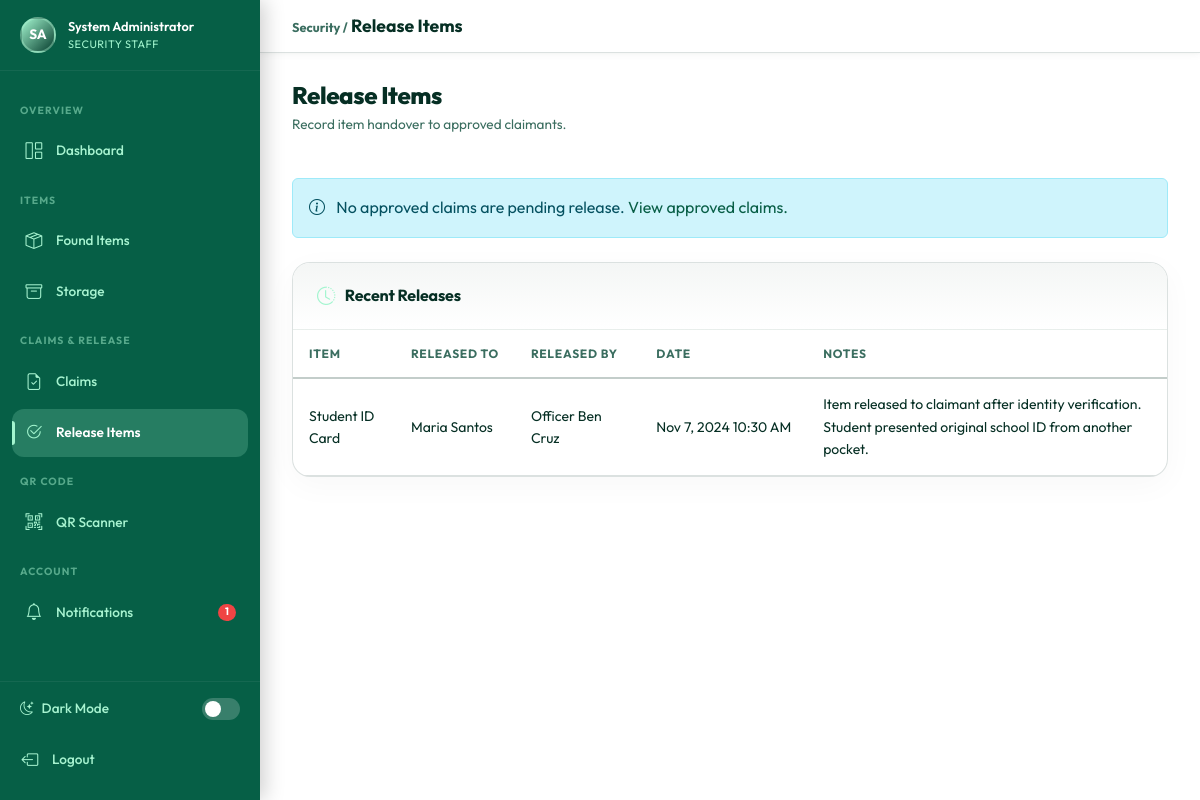
Page /security/release.php (signed in) on the committed database.
### tables this page shows
CREATE TABLE IF NOT EXISTS `users` (
    `id`              INT UNSIGNED    NOT NULL AUTO_INCREMENT,
    `name`            VARCHAR(100)    NOT NULL,
    `email`           VARCHAR(150)    NOT NULL,
    `password`        VARCHAR(255)    NOT NULL,
    `role`            ENUM('admin','student','security') NOT NULL DEFAULT 'student',
    `student_id`      VARCHAR(50)     NULL DEFAULT NULL,
    `phone`           VARCHAR(20)     NULL DEFAULT NULL,
    `profile_photo`   VARCHAR(255)    NULL DEFAULT NULL,
    `status`          ENUM('active','inactive','suspended') NOT NULL DEFAULT 'active',
    `remember_token`  VARCHAR(100)    NULL DEFAULT NULL,
    `last_login`      DATETIME        NULL DEFAULT NULL,
    `created_at`      DATETIME        NOT NULL DEFAULT CURRENT_TIMESTAMP,
    `updated_at`      DATETIME        NOT NULL DEFAULT CURRENT_TIMESTAMP ON UPDATE CURRENT_TIMESTAMP,
    PRIMARY KEY (`id`),
    UNIQUE KEY `uq_email` (`email`),
    KEY `idx_role`   (`role`),
    KEY `idx_status` (`status`)
);

CREATE TABLE IF NOT EXISTS `releases` (
    `id`            INT UNSIGNED NOT NULL AUTO_INCREMENT,
    `claim_id`      INT UNSIGNED NOT NULL,
    `found_item_id` INT UNSIGNED NOT NULL,
    `released_by`   INT UNSIGNED NOT NULL,
    `released_to`   INT UNSIGNED NOT NULL,
    `release_date`  DATETIME     NOT NULL DEFAULT CURRENT_TIMESTAMP,
    `notes`         TEXT         NULL DEFAULT NULL,
    `created_at`    DATETIME     NOT NULL DEFAULT CURRENT_TIMESTAMP,
    PRIMARY KEY (`id`),
    KEY `idx_release_date` (`release_date`),
    KEY `idx_found_item`   (`found_item_id`),
    CONSTRAINT `fk_release_claim`       FOREIGN KEY (`claim_id`)      REFERENCES `claims`(`id`)      ON DELETE RESTRICT,
    CONSTRAINT `fk_release_found`       FOREIGN KEY (`found_item_id`) REFERENCES `found_items`(`id`) ON DELETE RESTRICT,
    CONSTRAINT `fk_release_released_by` FOREIGN KEY (`released_by`)   REFERENCES `users`(`id`)       ON DELETE RESTRICT,
    CONSTRAINT `fk_release_released_to` FOREIGN KEY (`released_to`)   REFERENCES `users`(`id`)       ON DELETE RESTRICT
);

CREATE TABLE IF NOT EXISTS `found_items` (
    `id`               INT UNSIGNED NOT NULL AUTO_INCREMENT,
    `report_number`    VARCHAR(20)  NOT NULL,
    `user_id`          INT UNSIGNED NOT NULL,
    `category_id`      INT UNSIGNED NOT NULL,
    `location_id`      INT UNSIGNED NOT NULL,
    `item_name`        VARCHAR(150) NOT NULL,
    `brand`            VARCHAR(100) NULL DEFAULT NULL,
    `color`            VARCHAR(50)  NULL DEFAULT NULL,
    `description`      TEXT         NULL DEFAULT NULL,
    `date_found`       DATE         NOT NULL,
    `time_found`       TIME         NULL DEFAULT NULL,
    `storage_location` VARCHAR(200) NULL DEFAULT NULL,
    `qr_code_path`     VARCHAR(255) NULL DEFAULT NULL,
    `status`           ENUM('pending','active','matched','claimed','released') NOT NULL DEFAULT 'pending',
    `security_notes`   TEXT         NULL DEFAULT NULL,
    `created_at`       DATETIME     NOT NULL DEFAULT CURRENT_TIMESTAMP,
    `updated_at`       DATETIME     NOT NULL DEFAULT CURRENT_TIMESTAMP ON UPDATE CURRENT_TIMESTAMP,
    PRIMARY KEY (`id`),
    UNIQUE KEY `uq_report_number` (`report_number`),
    KEY `idx_user_id`    (`user_id`),
    KEY `idx_status`     (`status`),
    KEY `idx_date_found` (`date_found`),
    FULLTEXT KEY `ft_found_search` (`item_name`,`brand`,`color`,`description`),
    CONSTRAINT `fk_found_user`     FOREIGN KEY (`user_id`)     REFERENCES `users`(`id`)      ON DELETE CASCADE,
    CONSTRAINT `fk_found_category` FOREIGN KEY (`category_id`) REFERENCES `categories`(`id`) ON DELETE RESTRICT,
    CONSTRAINT `fk_found_location` FOREIGN KEY (`location_id`) REFERENCES `locations`(`id`)  ON DELETE RESTRICT
);

### includes/auth.php (called while the page is built, shortened)
<?php
require_once __DIR__ . '/../config/database.php';
function isLoggedIn(): bool
{
    return isset($_SESSION['user_id']) && isset($_SESSION['role']);
}
function currentUser(): array
{
    static $user = null;
    if ($user === null) {
        $user = db()->fetchOne(
            'SELECT id, name, email, role, student_id, phone, profile_photo, status FROM users WHERE id = ? AND status = "active"',
            [$_SESSION['user_id']]
        );
    }
    return $user;
}
if (!function_exists('userInitials')) {
    function userInitials(string $name): string
    {
        $parts = explode(' ', trim($name));
        $initials = '';
        foreach (array_slice($parts, 0, 2) as $part) {
            $initials .= strtoupper($part[0] ?? '');
        }
        return $initials ?: '?';
    }
}
$user = isLoggedIn() ? currentUser() : [];

### config/database.php (called while the page is built, shortened)
<?php
class Database
{
    private static ?Database $instance = null;
    private PDO $connection;
    private function __construct()
    {
        $dsn = sprintf(
            'mysql:host=%s;port=%s;dbname=%s;charset=%s',
            DB_HOST, DB_PORT, DB_NAME, DB_CHARSET
        );
        $options = [
            PDO::ATTR_ERRMODE            => PDO::ERRMODE_EXCEPTION,
            PDO::ATTR_DEFAULT_FETCH_MODE => PDO::FETCH_ASSOC,
            PDO::ATTR_EMULATE_PREPARES   => false,
            PDO::MYSQL_ATTR_INIT_COMMAND => "SET NAMES utf8mb4 COLLATE utf8mb4_unicode_ci",
        ];
        try {
            $this->connection = new PDO($dsn, DB_USER, DB_PASS, $options);
        } catch (PDOException $e) {
            if (APP_DEBUG) {
                die('<div style="background:#f8d7da;color:#721c24;padding:1rem;font-family:monospace;border-radius:4px;">
                    <strong>Database Connection Failed:</strong><br>' . htmlspecialchars($e->getMessage()) . '
                </div>');
            }
            die('A database error occurred. Please try again later.');
        }
    }
    public static function getInstance(): Database
    {
        if (self::$instance === null) {
            self::$instance = new self();
        }
        return self::$instance;
    }
    public function query(string $sql, array $params = []): PDOStatement
    {
        $stmt = $this->connection->prepare($sql);
        $stmt->execute($params);
        return $stmt;
    }
    public function fetchOne(string $sql, array $params = []): array|false
    {
        return $this->query($sql, $params)->fetch();
    }
    public function fetchAll(string $sql, array $params = []): array
    {
        return $this->query($sql, $params)->fetchAll();
    }
}
function db(): Database
{
    return Database::getInstance();
}

### includes/functions.php (called while the page is built, shortened)
<?php
require_once __DIR__ . '/../config/database.php';
function e(mixed $val): string
{
    return htmlspecialchars((string)($val ?? ''), ENT_QUOTES | ENT_HTML5, 'UTF-8');
}
function formatDate(string $date, string $format = 'M j, Y'): string
{
    return date($format, strtotime($date));
}

### includes/notifications.php (called while the page is built, shortened)
<?php
require_once __DIR__ . '/../config/database.php';
function unreadCount(int $userId): int
{
    $row = db()->fetchOne(
        'SELECT COUNT(*) AS cnt FROM notifications WHERE user_id = ? AND is_read = 0',
        [$userId]
    );
    return (int)($row['cnt'] ?? 0);
}

### security/release.php (the view, shortened to what this page needs)
<?php
$activePage = 'release';
require_once __DIR__ . '/../config/database.php';
require_once __DIR__ . '/../includes/auth.php';
require_once __DIR__ . '/../includes/functions.php';
require_once __DIR__ . '/../includes/notifications.php';
$approved = claimMl()->schemaReady() ? db()->fetchAll(
    'SELECT c.*, fi.item_name, fi.report_number AS found_rn, fi.storage_location, u.name AS claimant_name, u.student_id
     FROM claims c LEFT JOIN found_items fi ON c.found_item_id=fi.id LEFT JOIN users u ON c.claimant_id=u.id
     JOIN claim_verifications v ON v.claim_id=c.id
     WHERE c.status="approved" AND v.final_decision="approved" AND v.decided_by IS NOT NULL AND v.decided_at IS NOT NULL
     AND fi.status IN ("active","matched","claimed")
     AND NOT EXISTS (SELECT 1 FROM releases r WHERE r.found_item_id=c.found_item_id)
     ORDER BY c.updated_at ASC'
) : [];
$history = db()->fetchAll(
    'SELECT r.*, fi.item_name, u.name AS released_to_name, rb.name AS released_by_name
     FROM releases r LEFT JOIN found_items fi ON r.found_item_id=fi.id
     LEFT JOIN users u ON r.released_to=u.id LEFT JOIN users rb ON r.released_by=rb.id
     ORDER BY r.release_date DESC LIMIT 10'
);
include __DIR__ . '/../includes/header.php';
include __DIR__ . '/../includes/sidebar_security.php';
?>
<div class="main-content">
  <div class="topbar">
    <div class="topbar-title"><span class="text-muted-sm">Security /</span> Release Items</div>
  </div>
  <div class="content-area">
    <div class="page-header">
      <div><h1 class="page-title">Release Items</h1><p class="page-subtitle">Record item handover to approved claimants.</p></div>
    </div>
    <?php if (empty($approved)): ?>
    <div class="alert alert-info">
      <i class="bi bi-info-circle me-2"></i> No approved claims are pending release. <a href="<?= BASE_URL ?>/security/claims.php?status=approved">View approved claims.</a>
    </div>
    <?php endif; ?>
    <?php if (!empty($history)): ?>
    <div class="card mt-4">
      <div class="card-header"><span class="card-title"><i class="bi bi-clock-history"></i> Recent Releases</span></div>
      <div class="card-body p-0">
        <div class="table-responsive">
          <table class="table table-hover mb-0" style="font-size:.83rem;">
            <thead><tr><th>Item</th><th>Released To</th><th>Released By</th><th>Date</th><th>Notes</th></tr></thead>
            <tbody>
              <?php foreach ($history as $r): ?>
              <tr>
                <td class="fw-600"><?= e($r['item_name']) ?></td>
                <td><?= e($r['released_to_name']) ?></td>
                <td><?= e($r['released_by_name']) ?></td>
                <td style="white-space:nowrap;"><?= formatDate($r['release_date'],'M j, Y h:i A') ?></td>
                <td style="color:var(--text-muted);"><?= e($r['notes'] ?? '—') ?></td>
              </tr>
              <?php endforeach; ?>
            </tbody>
          </table>
        </div>
      </div>
    </div>
    <?php endif; ?>
  </div>
</div>
<?php include __DIR__ . '/../includes/footer.php'; ?>

### includes/sidebar_security.php (shortened to what this page needs)
<?php
require_once __DIR__ . '/../includes/auth.php';
require_once __DIR__ . '/../includes/functions.php';
require_once __DIR__ . '/../includes/notifications.php';
$u = currentUser();
$nc = unreadCount($u['id']);
$activePage = $activePage ?? '';
function secNavLink(string $href, string $icon, string $label, string $page, string $active, int $badge = 0): string {
    $cls = $page === $active ? ' active' : '';
    $b   = $badge > 0 ? "<span class='nav-badge'>{$badge}</span>" : '';
    return "<li class='nav-item'>
              <a href='{$href}' class='nav-link-sidebar{$cls}'>
                <i class='bi {$icon}'></i> {$label} {$b}
              </a>
            </li>";
}
$pendingClaims = db()->fetchOne('SELECT COUNT(*) AS c FROM claims WHERE status="pending"')['c'] ?? 0;
?>
<nav class="sidebar" id="sidebar">
  <div class="sidebar-user">
    <div class="sidebar-avatar"><?= userInitials($u['name']) ?></div>
    <div>
      <div class="sidebar-user-name"><?= e($u['name']) ?></div>
      <div class="sidebar-user-role">Security Staff</div>
    </div>
  </div>
  <ul class="sidebar-nav list-unstyled">
    <span class="nav-section-label">Overview</span>
    <?= secNavLink(BASE_URL.'/security/dashboard.php',    'bi-grid-1x2',           'Dashboard',    'dashboard', $activePage) ?>
    <span class="nav-section-label">Items</span>
    <?= secNavLink(BASE_URL.'/security/found_items.php',  'bi-box-seam',           'Found Items',  'found',     $activePage) ?>
    <?= secNavLink(BASE_URL.'/security/storage.php',      'bi-archive',            'Storage',      'storage',   $activePage) ?>
    <span class="nav-section-label">Claims & Release</span>
    <?= secNavLink(BASE_URL.'/security/claims.php',       'bi-file-earmark-check', 'Claims',       'claims',    $activePage, (int)$pendingClaims) ?>
    <?= secNavLink(BASE_URL.'/security/release.php',      'bi-check2-circle',      'Release Items','release',   $activePage) ?>
    <span class="nav-section-label">QR Code</span>
    <?= secNavLink(BASE_URL.'/security/qr_scanner.php',   'bi-qr-code-scan',       'QR Scanner',   'qr',        $activePage) ?>
    <span class="nav-section-label">Account</span>
    <?= secNavLink(BASE_URL.'/student/notifications.php',  'bi-bell',              'Notifications','notifications',$activePage,$nc) ?>
  </ul>
  <div class="sidebar-footer">
    <div class="d-flex align-items-center justify-content-between px-2 mb-3">
      <span style="font-size: 0.85rem; color: var(--sidebar-text); font-weight: 500;">
        <i class="bi bi-moon-stars me-2"></i>Dark Mode
      </span>
      <button class="dark-toggle <?= $isDark ? 'active' : '' ?>" id="darkToggle" aria-label="Toggle dark mode"></button>
    </div>
    <a href="<?= BASE_URL ?>/logout.php" class="nav-link-sidebar px-2">
      <i class="bi bi-box-arrow-left"></i> Logout
    </a>
  </div>
</nav>

### rows in the picture
users: name "SA", name "System Administrator"
releases: found_item.item_name "Student ID Card", released_to.name "Maria Santos", released_by.name "Officer Ben Cruz", release_date "Nov 7, 2024 10:30 AM", notes "Item released to claimant after identity verification. Student presented original school ID from another pocket."

### other values in the picture
$label "Dashboard Found Items Storage Claims Release Items QR Scanner Notifications"
$badge "1"
